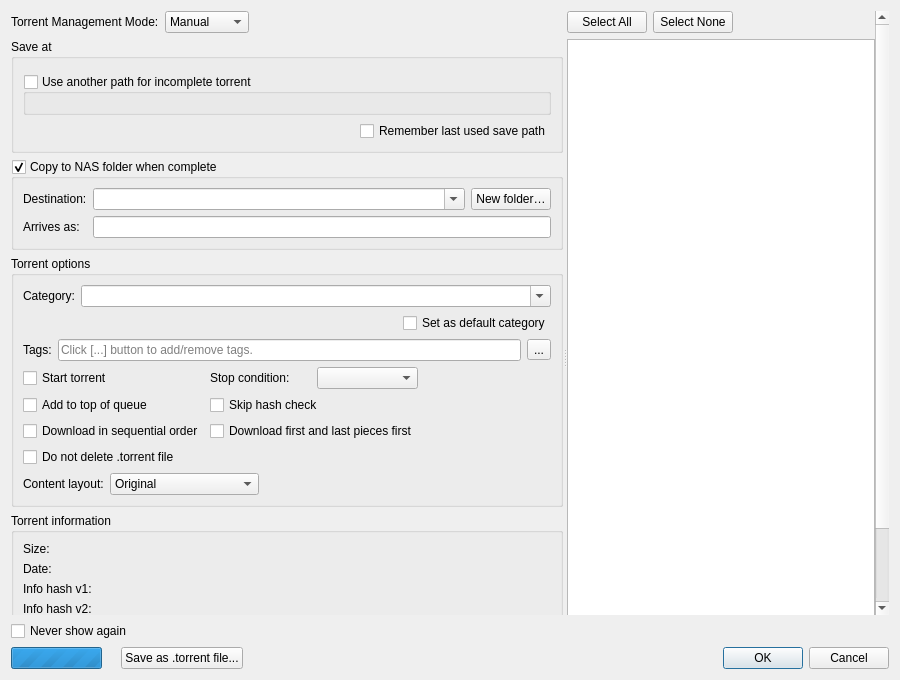
<?xml version="1.0" encoding="UTF-8"?>
<ui version="4.0">
 <class>AddNewTorrentDialog</class>
 <widget class="QDialog" name="AddNewTorrentDialog">
  <property name="geometry">
   <rect>
    <x>0</x>
    <y>0</y>
    <width>900</width>
    <height>680</height>
   </rect>
  </property>
  <layout class="QVBoxLayout" name="AddNewTorrentDialogLayout">
   <item>
    <widget class="QScrollArea" name="scrollArea_2">
     <property name="frameShape">
      <enum>QFrame::Shape::NoFrame</enum>
     </property>
     <property name="sizeAdjustPolicy">
      <enum>QAbstractScrollArea::SizeAdjustPolicy::AdjustToContents</enum>
     </property>
     <property name="widgetResizable">
      <bool>true</bool>
     </property>
     <widget class="QWidget" name="scrollAreaWidgetContents_2">
      <property name="geometry">
       <rect>
        <x>0</x>
        <y>0</y>
        <width>882</width>
        <height>598</height>
       </rect>
      </property>
      <layout class="QVBoxLayout" name="verticalLayout_6">
       <property name="leftMargin">
        <number>0</number>
       </property>
       <property name="topMargin">
        <number>0</number>
       </property>
       <property name="rightMargin">
        <number>0</number>
       </property>
       <property name="bottomMargin">
        <number>0</number>
       </property>
       <item>
        <widget class="QSplitter" name="splitter">
         <property name="orientation">
          <enum>Qt::Orientation::Horizontal</enum>
         </property>
         <property name="childrenCollapsible">
          <bool>false</bool>
         </property>
         <widget class="QFrame" name="torrentoptionsFrame">
          <layout class="QVBoxLayout" name="mainlayout_addui">
           <property name="leftMargin">
            <number>0</number>
           </property>
           <property name="topMargin">
            <number>0</number>
           </property>
           <property name="rightMargin">
            <number>0</number>
           </property>
           <property name="bottomMargin">
            <number>0</number>
           </property>
           <item>
            <layout class="QHBoxLayout" name="managementLayout">
             <item>
              <widget class="QLabel" name="labelTorrentManagementMode">
               <property name="text">
                <string>Torrent Management Mode:</string>
               </property>
              </widget>
             </item>
             <item>
              <widget class="QComboBox" name="comboTMM">
               <property name="toolTip">
                <string>Automatic mode means that various torrent properties(eg save path) will be decided by the associated category</string>
               </property>
               <item>
                <property name="text">
                 <string>Manual</string>
                </property>
               </item>
               <item>
                <property name="text">
                 <string>Automatic</string>
                </property>
               </item>
              </widget>
             </item>
             <item>
              <spacer name="horizontalSpacer">
               <property name="orientation">
                <enum>Qt::Orientation::Horizontal</enum>
               </property>
               <property name="sizeHint" stdset="0">
                <size>
                 <width>20</width>
                 <height>20</height>
                </size>
               </property>
              </spacer>
             </item>
            </layout>
           </item>
           <item>
            <widget class="QGroupBox" name="groupBoxSavePath">
             <property name="title">
              <string>Save at</string>
             </property>
             <layout class="QVBoxLayout" name="verticalLayout">
              <item>
               <widget class="FileSystemPathComboEdit" name="savePath" native="true"/>
              </item>
              <item>
               <widget class="QGroupBox" name="groupBoxDownloadPath">
                <property name="title">
                 <string>Use another path for incomplete torrent</string>
                </property>
                <property name="checkable">
                 <bool>true</bool>
                </property>
                <property name="checked">
                 <bool>false</bool>
                </property>
                <layout class="QVBoxLayout" name="verticalLayout_4">
                 <item>
                  <widget class="FileSystemPathComboEdit" name="downloadPath" native="true"/>
                 </item>
                </layout>
               </widget>
              </item>
              <item>
               <layout class="QHBoxLayout" name="layoutRememberLastSavePath">
                <item>
                 <spacer name="horizontalSpacer_5">
                  <property name="orientation">
                   <enum>Qt::Orientation::Horizontal</enum>
                  </property>
                  <property name="sizeHint" stdset="0">
                   <size>
                    <width>40</width>
                    <height>20</height>
                   </size>
                  </property>
                 </spacer>
                </item>
                <item>
                 <widget class="QCheckBox" name="checkBoxRememberLastSavePath">
                  <property name="text">
                   <string>Remember last used save path</string>
                  </property>
                 </widget>
                </item>
               </layout>
              </item>
             </layout>
            </widget>
           </item>
           <item>
            <widget class="QGroupBox" name="groupBoxNasPath">
             <property name="title">
              <string>Copy to NAS folder when complete</string>
             </property>
             <property name="checkable">
              <bool>true</bool>
             </property>
             <property name="checked">
              <bool>true</bool>
             </property>
             <layout class="QGridLayout" name="gridLayoutNas">
              <item row="0" column="0">
               <widget class="QLabel" name="labelNasFolder">
                <property name="text">
                 <string>Destination:</string>
                </property>
               </widget>
              </item>
              <item row="0" column="1">
               <widget class="QComboBox" name="nasFolderComboBox">
                <property name="editable">
                 <bool>true</bool>
                </property>
                <property name="insertPolicy">
                 <enum>QComboBox::InsertPolicy::NoInsert</enum>
                </property>
                <property name="sizePolicy">
                 <sizepolicy hsizetype="Expanding" vsizetype="Fixed">
                  <horstretch>0</horstretch>
                  <verstretch>0</verstretch>
                 </sizepolicy>
                </property>
                <property name="toolTip">
                 <string>Parent directory on the NAS (e.g. /volume1/video). The finished torrent is copied here, then removed locally.</string>
                </property>
               </widget>
              </item>
              <item row="0" column="2">
               <widget class="QPushButton" name="nasNewFolderButton">
                <property name="text">
                 <string>New folder…</string>
                </property>
                <property name="toolTip">
                 <string>Append a new subfolder to the destination. It is created on the NAS when the transfer runs.</string>
                </property>
               </widget>
              </item>
              <item row="1" column="0">
               <widget class="QLabel" name="labelNasRename">
                <property name="text">
                 <string>Arrives as:</string>
                </property>
               </widget>
              </item>
              <item row="1" column="1" colspan="2">
               <widget class="QLineEdit" name="nasRenameLineEdit">
                <property name="toolTip">
                 <string>Rename the arriving folder on the NAS. Leave as-is to keep the torrent's original folder name.</string>
                </property>
                <property name="clearButtonEnabled">
                 <bool>true</bool>
                </property>
               </widget>
              </item>
             </layout>
            </widget>
           </item>
           <item>
            <widget class="QGroupBox" name="groupBoxSettings">
             <property name="title">
              <string>Torrent options</string>
             </property>
             <layout class="QVBoxLayout" name="verticalLayout_3">
              <item>
               <layout class="QHBoxLayout" name="categoryLayout">
                <item>
                 <widget class="QLabel" name="labelCategory">
                  <property name="text">
                   <string>Category:</string>
                  </property>
                 </widget>
                </item>
                <item>
                 <widget class="QComboBox" name="categoryComboBox">
                  <property name="sizePolicy">
                   <sizepolicy hsizetype="Expanding" vsizetype="Fixed">
                    <horstretch>0</horstretch>
                    <verstretch>0</verstretch>
                   </sizepolicy>
                  </property>
                  <property name="editable">
                   <bool>true</bool>
                  </property>
                  <property name="insertPolicy">
                   <enum>QComboBox::InsertPolicy::InsertAtTop</enum>
                  </property>
                 </widget>
                </item>
               </layout>
              </item>
              <item alignment="Qt::AlignmentFlag::AlignRight">
               <widget class="QCheckBox" name="defaultCategoryCheckbox">
                <property name="text">
                 <string>Set as default category</string>
                </property>
               </widget>
              </item>
              <item>
               <layout class="QHBoxLayout" name="tagsLayout" stretch="0,0,0">
                <item>
                 <widget class="QLabel" name="tagsLabel">
                  <property name="text">
                   <string>Tags:</string>
                  </property>
                 </widget>
                </item>
                <item>
                 <widget class="QLineEdit" name="tagsLineEdit">
                  <property name="sizePolicy">
                   <sizepolicy hsizetype="Expanding" vsizetype="Fixed">
                    <horstretch>0</horstretch>
                    <verstretch>0</verstretch>
                   </sizepolicy>
                  </property>
                  <property name="readOnly">
                   <bool>true</bool>
                  </property>
                  <property name="placeholderText">
                   <string>Click [...] button to add/remove tags.</string>
                  </property>
                  <property name="clearButtonEnabled">
                   <bool>false</bool>
                  </property>
                 </widget>
                </item>
                <item>
                 <widget class="QToolButton" name="tagsEditButton">
                  <property name="toolTip">
                   <string>Add/remove tags</string>
                  </property>
                  <property name="text">
                   <string>...</string>
                  </property>
                 </widget>
                </item>
               </layout>
              </item>
              <item>
               <layout class="QGridLayout" name="gridLayout">
                <item row="0" column="0">
                 <widget class="QCheckBox" name="startTorrentCheckBox">
                  <property name="text">
                   <string>Start torrent</string>
                  </property>
                 </widget>
                </item>
                <item row="0" column="1">
                 <layout class="QHBoxLayout" name="stopConditionLayout">
                  <item>
                   <widget class="QLabel" name="stopConditionLabel">
                    <property name="text">
                     <string>Stop condition:</string>
                    </property>
                   </widget>
                  </item>
                  <item>
                   <widget class="QComboBox" name="stopConditionComboBox"/>
                  </item>
                 </layout>
                </item>
                <item row="0" column="2">
                 <spacer name="horizontalSpacer_3">
                  <property name="orientation">
                   <enum>Qt::Orientation::Horizontal</enum>
                  </property>
                  <property name="sizeHint" stdset="0">
                   <size>
                    <width>40</width>
                    <height>20</height>
                   </size>
                  </property>
                 </spacer>
                </item>
                <item row="1" column="0">
                 <widget class="QCheckBox" name="addToQueueTopCheckBox">
                  <property name="text">
                   <string>Add to top of queue</string>
                  </property>
                 </widget>
                </item>
                <item row="1" column="1">
                 <widget class="QCheckBox" name="skipCheckingCheckBox">
                  <property name="text">
                   <string>Skip hash check</string>
                  </property>
                 </widget>
                </item>
                <item row="2" column="0">
                 <widget class="QCheckBox" name="sequentialCheckBox">
                  <property name="text">
                   <string>Download in sequential order</string>
                  </property>
                 </widget>
                </item>
                <item row="2" column="1">
                 <widget class="QCheckBox" name="firstLastCheckBox">
                  <property name="text">
                   <string>Download first and last pieces first</string>
                  </property>
                 </widget>
                </item>
                <item row="3" column="0">
                 <widget class="QCheckBox" name="doNotDeleteTorrentCheckBox">
                  <property name="toolTip">
                   <string>When checked, the .torrent file will not be deleted regardless of the settings at the &quot;Download&quot; page of the Options dialog</string>
                  </property>
                  <property name="text">
                   <string>Do not delete .torrent file</string>
                  </property>
                 </widget>
                </item>
               </layout>
              </item>
              <item>
               <layout class="QHBoxLayout" name="horizontalLayout_2">
                <item>
                 <widget class="QLabel" name="contentLayoutLabel">
                  <property name="text">
                   <string>Content layout:</string>
                  </property>
                 </widget>
                </item>
                <item>
                 <widget class="QComboBox" name="contentLayoutComboBox">
                  <property name="currentIndex">
                   <number>0</number>
                  </property>
                  <item>
                   <property name="text">
                    <string>Original</string>
                   </property>
                  </item>
                  <item>
                   <property name="text">
                    <string>Create subfolder</string>
                   </property>
                  </item>
                  <item>
                   <property name="text">
                    <string>Don't create subfolder</string>
                   </property>
                  </item>
                 </widget>
                </item>
                <item>
                 <spacer name="horizontalSpacer_4">
                  <property name="orientation">
                   <enum>Qt::Orientation::Horizontal</enum>
                  </property>
                  <property name="sizeHint" stdset="0">
                   <size>
                    <width>40</width>
                    <height>20</height>
                   </size>
                  </property>
                 </spacer>
                </item>
               </layout>
              </item>
             </layout>
            </widget>
           </item>
           <item>
            <widget class="QGroupBox" name="infoGroup">
             <property name="sizePolicy">
              <sizepolicy hsizetype="Preferred" vsizetype="Expanding">
               <horstretch>0</horstretch>
               <verstretch>0</verstretch>
              </sizepolicy>
             </property>
             <property name="title">
              <string>Torrent information</string>
             </property>
             <layout class="QGridLayout" name="gridLayout_2">
              <item row="0" column="0">
               <widget class="QLabel" name="labelSize">
                <property name="text">
                 <string>Size:</string>
                </property>
               </widget>
              </item>
              <item row="0" column="1">
               <widget class="QLabel" name="labelSizeData"/>
              </item>
              <item row="1" column="0">
               <widget class="QLabel" name="labelDate">
                <property name="text">
                 <string>Date:</string>
                </property>
               </widget>
              </item>
              <item row="1" column="1">
               <widget class="QLabel" name="labelDateData"/>
              </item>
              <item row="2" column="0">
               <widget class="QLabel" name="labelInfohash1">
                <property name="text">
                 <string>Info hash v1:</string>
                </property>
               </widget>
              </item>
              <item row="2" column="1">
               <widget class="QLabel" name="labelInfohash1Data">
                <property name="textInteractionFlags">
                 <set>Qt::TextInteractionFlag::TextSelectableByMouse</set>
                </property>
               </widget>
              </item>
              <item row="3" column="0">
               <widget class="QLabel" name="labelInfohash2">
                <property name="text">
                 <string>Info hash v2:</string>
                </property>
               </widget>
              </item>
              <item row="3" column="1">
               <widget class="QLabel" name="labelInfohash2Data">
                <property name="textInteractionFlags">
                 <set>Qt::TextInteractionFlag::TextSelectableByMouse</set>
                </property>
               </widget>
              </item>
              <item row="4" column="0">
               <widget class="QLabel" name="labelComment">
                <property name="text">
                 <string>Comment:</string>
                </property>
                <property name="alignment">
                 <set>Qt::AlignmentFlag::AlignLeading|Qt::AlignmentFlag::AlignLeft|Qt::AlignmentFlag::AlignTop</set>
                </property>
               </widget>
              </item>
              <item row="4" column="1">
               <widget class="QScrollArea" name="scrollArea">
                <property name="frameShape">
                 <enum>QFrame::Shape::NoFrame</enum>
                </property>
                <property name="sizeAdjustPolicy">
                 <enum>QAbstractScrollArea::SizeAdjustPolicy::AdjustToContents</enum>
                </property>
                <property name="widgetResizable">
                 <bool>true</bool>
                </property>
                <widget class="QWidget" name="scrollAreaWidgetContents">
                 <property name="geometry">
                  <rect>
                   <x>0</x>
                   <y>0</y>
                   <width>411</width>
                   <height>70</height>
                  </rect>
                 </property>
                 <layout class="QVBoxLayout" name="verticalLayout_2">
                  <property name="leftMargin">
                   <number>0</number>
                  </property>
                  <property name="topMargin">
                   <number>0</number>
                  </property>
                  <property name="rightMargin">
                   <number>0</number>
                  </property>
                  <property name="bottomMargin">
                   <number>0</number>
                  </property>
                  <item>
                   <widget class="QLabel" name="labelCommentData">
                    <property name="textFormat">
                     <enum>Qt::TextFormat::RichText</enum>
                    </property>
                    <property name="alignment">
                     <set>Qt::AlignmentFlag::AlignLeading|Qt::AlignmentFlag::AlignLeft|Qt::AlignmentFlag::AlignTop</set>
                    </property>
                    <property name="wordWrap">
                     <bool>true</bool>
                    </property>
                    <property name="openExternalLinks">
                     <bool>true</bool>
                    </property>
                    <property name="textInteractionFlags">
                     <set>Qt::TextInteractionFlag::TextSelectableByKeyboard|Qt::TextInteractionFlag::TextSelectableByMouse</set>
                    </property>
                   </widget>
                  </item>
                 </layout>
                </widget>
               </widget>
              </item>
             </layout>
            </widget>
           </item>
          </layout>
         </widget>
         <widget class="QWidget" name="layoutWidget">
          <layout class="QVBoxLayout" name="verticalLayout_5">
           <item>
            <layout class="QHBoxLayout" name="contentFilterLayout">
             <item>
              <widget class="QPushButton" name="buttonSelectAll">
               <property name="text">
                <string>Select All</string>
               </property>
              </widget>
             </item>
             <item>
              <widget class="QPushButton" name="buttonSelectNone">
               <property name="text">
                <string>Select None</string>
               </property>
              </widget>
             </item>
             <item>
              <spacer name="horizontalSpacer_6">
               <property name="orientation">
                <enum>Qt::Orientation::Horizontal</enum>
               </property>
               <property name="sizeHint" stdset="0">
                <size>
                 <width>40</width>
                 <height>20</height>
                </size>
               </property>
              </spacer>
             </item>
            </layout>
           </item>
           <item>
            <widget class="TorrentContentWidget" name="contentTreeView">
             <property name="sizePolicy">
              <sizepolicy hsizetype="Expanding" vsizetype="Expanding">
               <horstretch>1</horstretch>
               <verstretch>0</verstretch>
              </sizepolicy>
             </property>
             <property name="contextMenuPolicy">
              <enum>Qt::ContextMenuPolicy::CustomContextMenu</enum>
             </property>
             <property name="selectionMode">
              <enum>QAbstractItemView::SelectionMode::ExtendedSelection</enum>
             </property>
             <property name="sortingEnabled">
              <bool>true</bool>
             </property>
            </widget>
           </item>
          </layout>
         </widget>
        </widget>
       </item>
      </layout>
     </widget>
    </widget>
   </item>
   <item>
    <layout class="QHBoxLayout" name="buttonsHLayout">
     <item>
      <widget class="QCheckBox" name="checkBoxNeverShow">
       <property name="text">
        <string>Never show again</string>
       </property>
      </widget>
     </item>
     <item>
      <spacer name="horizontalSpacer_2">
       <property name="orientation">
        <enum>Qt::Orientation::Horizontal</enum>
       </property>
       <property name="sizeHint" stdset="0">
        <size>
         <width>40</width>
         <height>20</height>
        </size>
       </property>
      </spacer>
     </item>
    </layout>
   </item>
   <item>
    <layout class="QHBoxLayout" name="horizontalLayout">
     <item>
      <layout class="QHBoxLayout" name="metadataLayout">
       <item>
        <widget class="QProgressBar" name="progMetaLoading">
         <property name="sizePolicy">
          <sizepolicy hsizetype="Minimum" vsizetype="Fixed">
           <horstretch>0</horstretch>
           <verstretch>0</verstretch>
          </sizepolicy>
         </property>
         <property name="maximum">
          <number>0</number>
         </property>
         <property name="value">
          <number>-1</number>
         </property>
         <property name="textVisible">
          <bool>false</bool>
         </property>
        </widget>
       </item>
       <item>
        <widget class="QLabel" name="lblMetaLoading">
         <property name="text">
          <string/>
         </property>
        </widget>
       </item>
       <item>
        <widget class="QPushButton" name="buttonSave">
         <property name="text">
          <string>Save as .torrent file...</string>
         </property>
        </widget>
       </item>
      </layout>
     </item>
     <item>
      <widget class="QDialogButtonBox" name="buttonBox">
       <property name="standardButtons">
        <set>QDialogButtonBox::StandardButton::Cancel|QDialogButtonBox::StandardButton::Ok</set>
       </property>
      </widget>
     </item>
    </layout>
   </item>
  </layout>
 </widget>
 <customwidgets>
  <customwidget>
   <class>TorrentContentWidget</class>
   <extends>QTreeView</extends>
   <header>gui/torrentcontentwidget.h</header>
  </customwidget>
  <customwidget>
   <class>FileSystemPathComboEdit</class>
   <extends>QWidget</extends>
   <header>gui/fspathedit.h</header>
   <container>1</container>
  </customwidget>
 </customwidgets>
 <resources/>
 <connections/>
</ui>
